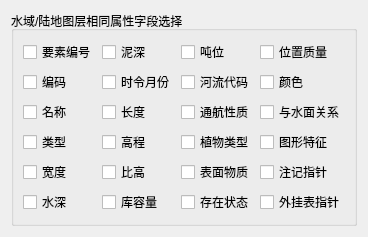
           <widget class="QWidget" name="tab_Layer_F">
            <attribute name="title">
             <string>水域/陆地</string>
            </attribute>
            <layout class="QGridLayout" name="gridLayout_27">
             <item row="0" column="0">
              <widget class="QGroupBox" name="groupBox_F">
               <property name="title">
                <string>水域/陆地图层相同属性字段选择</string>
               </property>
               <layout class="QGridLayout" name="gridLayout_7">
                <item row="0" column="0">
                 <widget class="QCheckBox" name="checkBox_YaoSuBianHao_F">
                  <property name="text">
                   <string>要素编号</string>
                  </property>
                 </widget>
                </item>
                <item row="0" column="1">
                 <widget class="QCheckBox" name="checkBox_NiShen_F">
                  <property name="text">
                   <string>泥深</string>
                  </property>
                 </widget>
                </item>
                <item row="0" column="2">
                 <widget class="QCheckBox" name="checkBox_DunWei_F">
                  <property name="text">
                   <string>吨位</string>
                  </property>
                 </widget>
                </item>
                <item row="0" column="3">
                 <widget class="QCheckBox" name="checkBox_WeiZhiZhiLiang_F">
                  <property name="text">
                   <string>位置质量</string>
                  </property>
                 </widget>
                </item>
                <item row="1" column="0">
                 <widget class="QCheckBox" name="checkBox_BianMa_F">
                  <property name="text">
                   <string>编码</string>
                  </property>
                 </widget>
                </item>
                <item row="1" column="1">
                 <widget class="QCheckBox" name="checkBox_ShiLingYueFen_F">
                  <property name="text">
                   <string>时令月份</string>
                  </property>
                 </widget>
                </item>
                <item row="1" column="2">
                 <widget class="QCheckBox" name="checkBox_HeLiuDaiMa_F">
                  <property name="text">
                   <string>河流代码</string>
                  </property>
                 </widget>
                </item>
                <item row="1" column="3">
                 <widget class="QCheckBox" name="checkBox_YanSe_F">
                  <property name="text">
                   <string>颜色</string>
                  </property>
                 </widget>
                </item>
                <item row="2" column="0">
                 <widget class="QCheckBox" name="checkBox_MingCheng_F">
                  <property name="text">
                   <string>名称</string>
                  </property>
                 </widget>
                </item>
                <item row="2" column="1">
                 <widget class="QCheckBox" name="checkBox_ChangDu_F">
                  <property name="text">
                   <string>长度</string>
                  </property>
                 </widget>
                </item>
                <item row="2" column="2">
                 <widget class="QCheckBox" name="checkBox_TongHangXingZhi_F">
                  <property name="text">
                   <string>通航性质</string>
                  </property>
                 </widget>
                </item>
                <item row="2" column="3">
                 <widget class="QCheckBox" name="checkBox_YuShuiMianGuanXi_F">
                  <property name="text">
                   <string>与水面关系</string>
                  </property>
                 </widget>
                </item>
                <item row="3" column="0">
                 <widget class="QCheckBox" name="checkBox_LeiXing_F">
                  <property name="text">
                   <string>类型</string>
                  </property>
                 </widget>
                </item>
                <item row="3" column="1">
                 <widget class="QCheckBox" name="checkBox_GaoCheng_F">
                  <property name="text">
                   <string>高程</string>
                  </property>
                 </widget>
                </item>
                <item row="3" column="2">
                 <widget class="QCheckBox" name="checkBox_ZhiWuLeiXing_F">
                  <property name="text">
                   <string>植物类型</string>
                  </property>
                 </widget>
                </item>
                <item row="3" column="3">
                 <widget class="QCheckBox" name="checkBox_TuXingTeZheng_F">
                  <property name="text">
                   <string>图形特征</string>
                  </property>
                 </widget>
                </item>
                <item row="4" column="0">
                 <widget class="QCheckBox" name="checkBox_KuanDu_F">
                  <property name="text">
                   <string>宽度</string>
                  </property>
                 </widget>
                </item>
                <item row="4" column="1">
                 <widget class="QCheckBox" name="checkBox_BiGao_F">
                  <property name="text">
                   <string>比高</string>
                  </property>
                 </widget>
                </item>
                <item row="4" column="2">
                 <widget class="QCheckBox" name="checkBox_BiaoMianWuZhi_F">
                  <property name="text">
                   <string>表面物质</string>
                  </property>
                 </widget>
                </item>
                <item row="4" column="3">
                 <widget class="QCheckBox" name="checkBox_ZhuJiZhiZhen_F">
                  <property name="text">
                   <string>注记指针</string>
                  </property>
                 </widget>
                </item>
                <item row="5" column="0">
                 <widget class="QCheckBox" name="checkBox_ShuiShen_F">
                  <property name="text">
                   <string>水深</string>
                  </property>
                 </widget>
                </item>
                <item row="5" column="1">
                 <widget class="QCheckBox" name="checkBox_KuRongLiang_F">
                  <property name="text">
                   <string>库容量</string>
                  </property>
                 </widget>
                </item>
                <item row="5" column="2">
                 <widget class="QCheckBox" name="checkBox_CunZaiZhuangTai_F">
                  <property name="text">
                   <string>存在状态</string>
                  </property>
                 </widget>
                </item>
                <item row="5" column="3">
                 <widget class="QCheckBox" name="checkBox_WaiGuaBiaoZhiZhen_F">
                  <property name="text">
                   <string>外挂表指针</string>
                  </property>
                 </widget>
                </item>
               </layout>
              </widget>
             </item>
            </layout>
           </widget>
